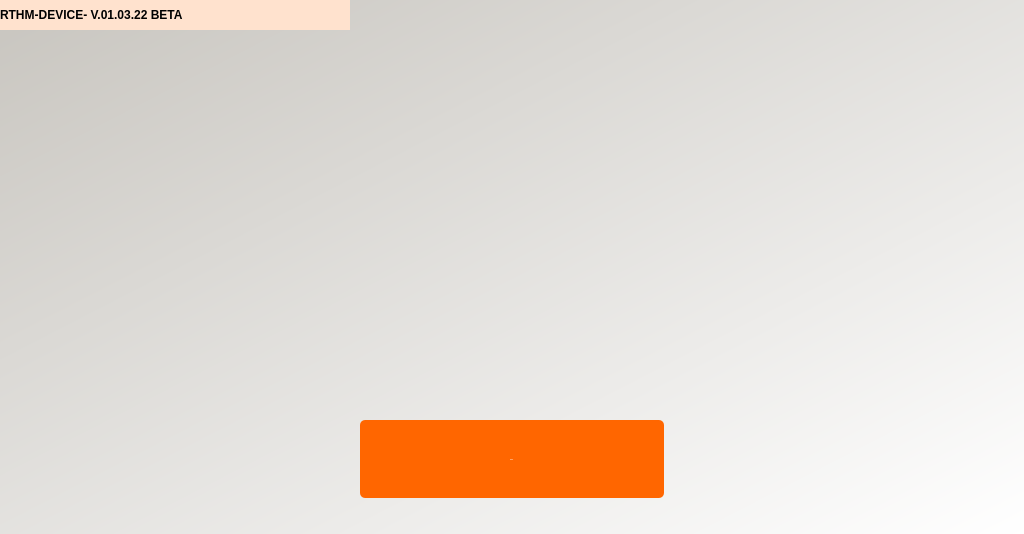
<?xml version="1.0" encoding="UTF-8"?>
<ui version="4.0">
 <class>startWindow</class>
 <widget class="QDialog" name="startWindow">
  <property name="geometry">
   <rect>
    <x>0</x>
    <y>0</y>
    <width>1024</width>
    <height>534</height>
   </rect>
  </property>
  <property name="windowTitle">
   <string>RTHM- Start</string>
  </property>
  <property name="sizeGripEnabled">
   <bool>false</bool>
  </property>
  <widget class="QWidget" name="widget" native="true">
   <property name="geometry">
    <rect>
     <x>0</x>
     <y>0</y>
     <width>1024</width>
     <height>534</height>
    </rect>
   </property>
   <property name="styleSheet">
    <string notr="true">QWidget#widget{
background-color:qlineargradient(spread:pad, x1:0.005, y1:0, x2:1, y2:1, stop:0 rgba(200, 197, 191, 255), stop:1 rgba(255, 255, 255, 255))}</string>
   </property>
   <widget class="QLabel" name="imgStartScreenLogo">
    <property name="geometry">
     <rect>
      <x>279</x>
      <y>60</y>
      <width>466</width>
      <height>341</height>
     </rect>
    </property>
    <property name="text">
     <string/>
    </property>
    <property name="pixmap">
     <pixmap>images/startScreenLogo.png</pixmap>
    </property>
    <property name="scaledContents">
     <bool>true</bool>
    </property>
   </widget>
   <widget class="QPushButton" name="btnStart">
    <property name="geometry">
     <rect>
      <x>360</x>
      <y>420</y>
      <width>304</width>
      <height>78</height>
     </rect>
    </property>
    <property name="font">
     <font>
      <family>Montserrat</family>
      <pointsize>-1</pointsize>
      <weight>75</weight>
      <italic>false</italic>
      <bold>true</bold>
     </font>
    </property>
    <property name="toolTip">
     <string>&lt;html&gt;&lt;head/&gt;&lt;body&gt;&lt;p&gt;START THE APP&lt;/p&gt;&lt;/body&gt;&lt;/html&gt;</string>
    </property>
    <property name="styleSheet">
     <string notr="true">color: #ffffff;
border-radius:5px;
background-color: rgb(255, 102, 0);
padding: 4px;
box-shadow: rgba(0, 0, 0, 0.24) 0px 3px 8px;
font: 42px &quot;Montserrat&quot;;
font-weight: bold;
</string>
    </property>
    <property name="text">
     <string>START   </string>
    </property>
   </widget>
   <widget class="QPushButton" name="btnInfo">
    <property name="geometry">
     <rect>
      <x>0</x>
      <y>0</y>
      <width>350</width>
      <height>30</height>
     </rect>
    </property>
    <property name="styleSheet">
     <string notr="true">text-align: left;
border: none;
background-color: #FFE2CE;
font: 12pt &quot;Montserrat&quot;;
font-weight: bold;</string>
    </property>
    <property name="text">
     <string>RTHM-DEVICE- V.01.03.22 BETA</string>
    </property>
   </widget>
   <widget class="QPushButton" name="btnInfo_2">
    <property name="geometry">
     <rect>
      <x>322</x>
      <y>0</y>
      <width>30</width>
      <height>30</height>
     </rect>
    </property>
    <property name="styleSheet">
     <string notr="true">background-color: transparent;
border:none;</string>
    </property>
    <property name="text">
     <string/>
    </property>
    <property name="icon">
     <iconset>
      <normaloff>images/icons/i.png</normaloff>images/icons/i.png</iconset>
    </property>
   </widget>
   <widget class="QPushButton" name="btnStart_2">
    <property name="geometry">
     <rect>
      <x>596</x>
      <y>430</y>
      <width>53</width>
      <height>53</height>
     </rect>
    </property>
    <property name="styleSheet">
     <string notr="true">icon-size: 53px;
background-color: transparent;
border: none;</string>
    </property>
    <property name="text">
     <string/>
    </property>
    <property name="icon">
     <iconset>
      <normaloff>images/icons/start.png</normaloff>images/icons/start.png</iconset>
    </property>
   </widget>
  </widget>
 </widget>
 <resources>
  <include location="images/startLogo.qrc"/>
 </resources>
 <connections/>
</ui>
